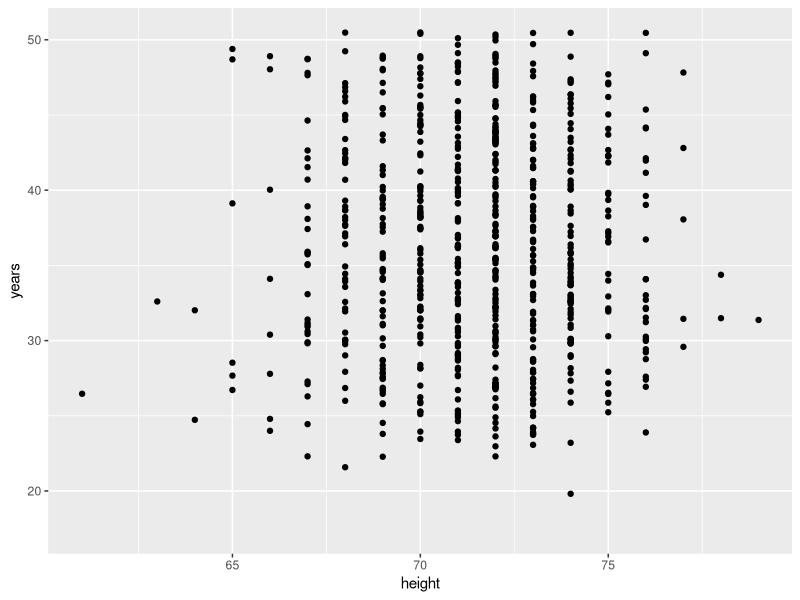
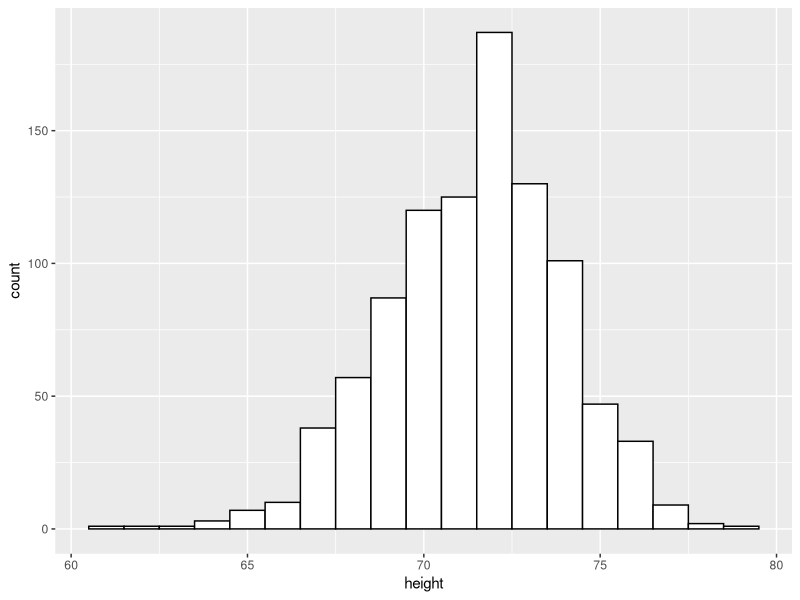
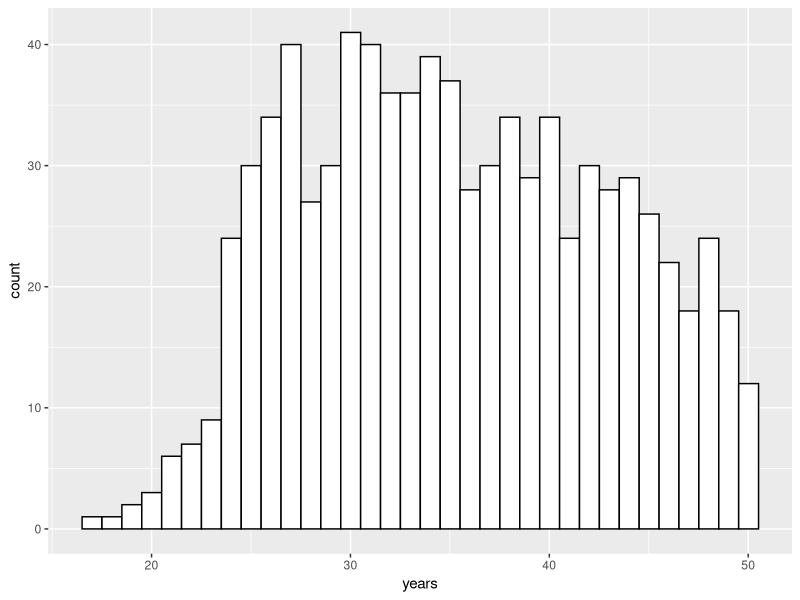
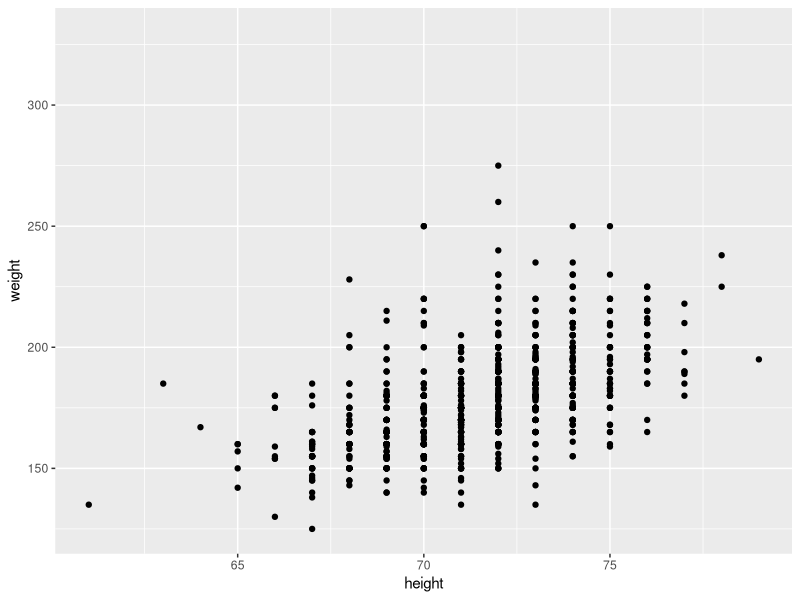
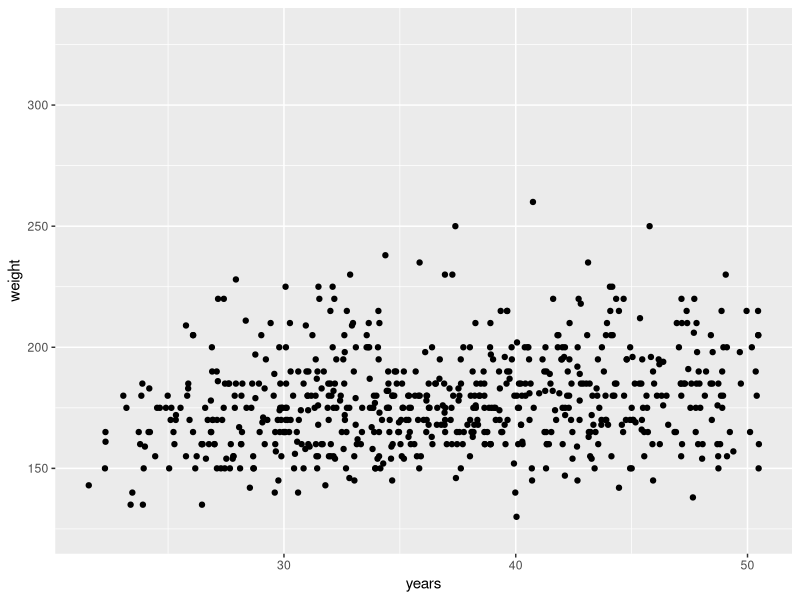

The R source for these figures, in order:
setwd("~/pga-golfers/")
df = read.csv("clean.csv")
library(ggplot2)

ggplot(df,aes(height,years)) + geom_point()

cor.test(df$height,df$years)

ggplot(df,aes(height)) + 
  geom_histogram(bins=length(table(df$height)),
                 color="black",
                 fill="white")


age.range = ceiling(max(df$years,na.rm=TRUE) - min(df$years,na.rm=TRUE))

ggplot(df,aes(years)) + 
  geom_histogram(bins=age.range,
                 color="black",
                 fill="white")

weight.subset = subset(df,df$weight < 600 & df$weight > 100)
ggplot(weight.subset,aes(height,weight)) + geom_point()
cor.test(weight.subset$height,weight.subset$weight)


ggplot(weight.subset,aes(years,weight)) + geom_point()
cor.test(weight.subset$years,weight.subset$weight)
      
